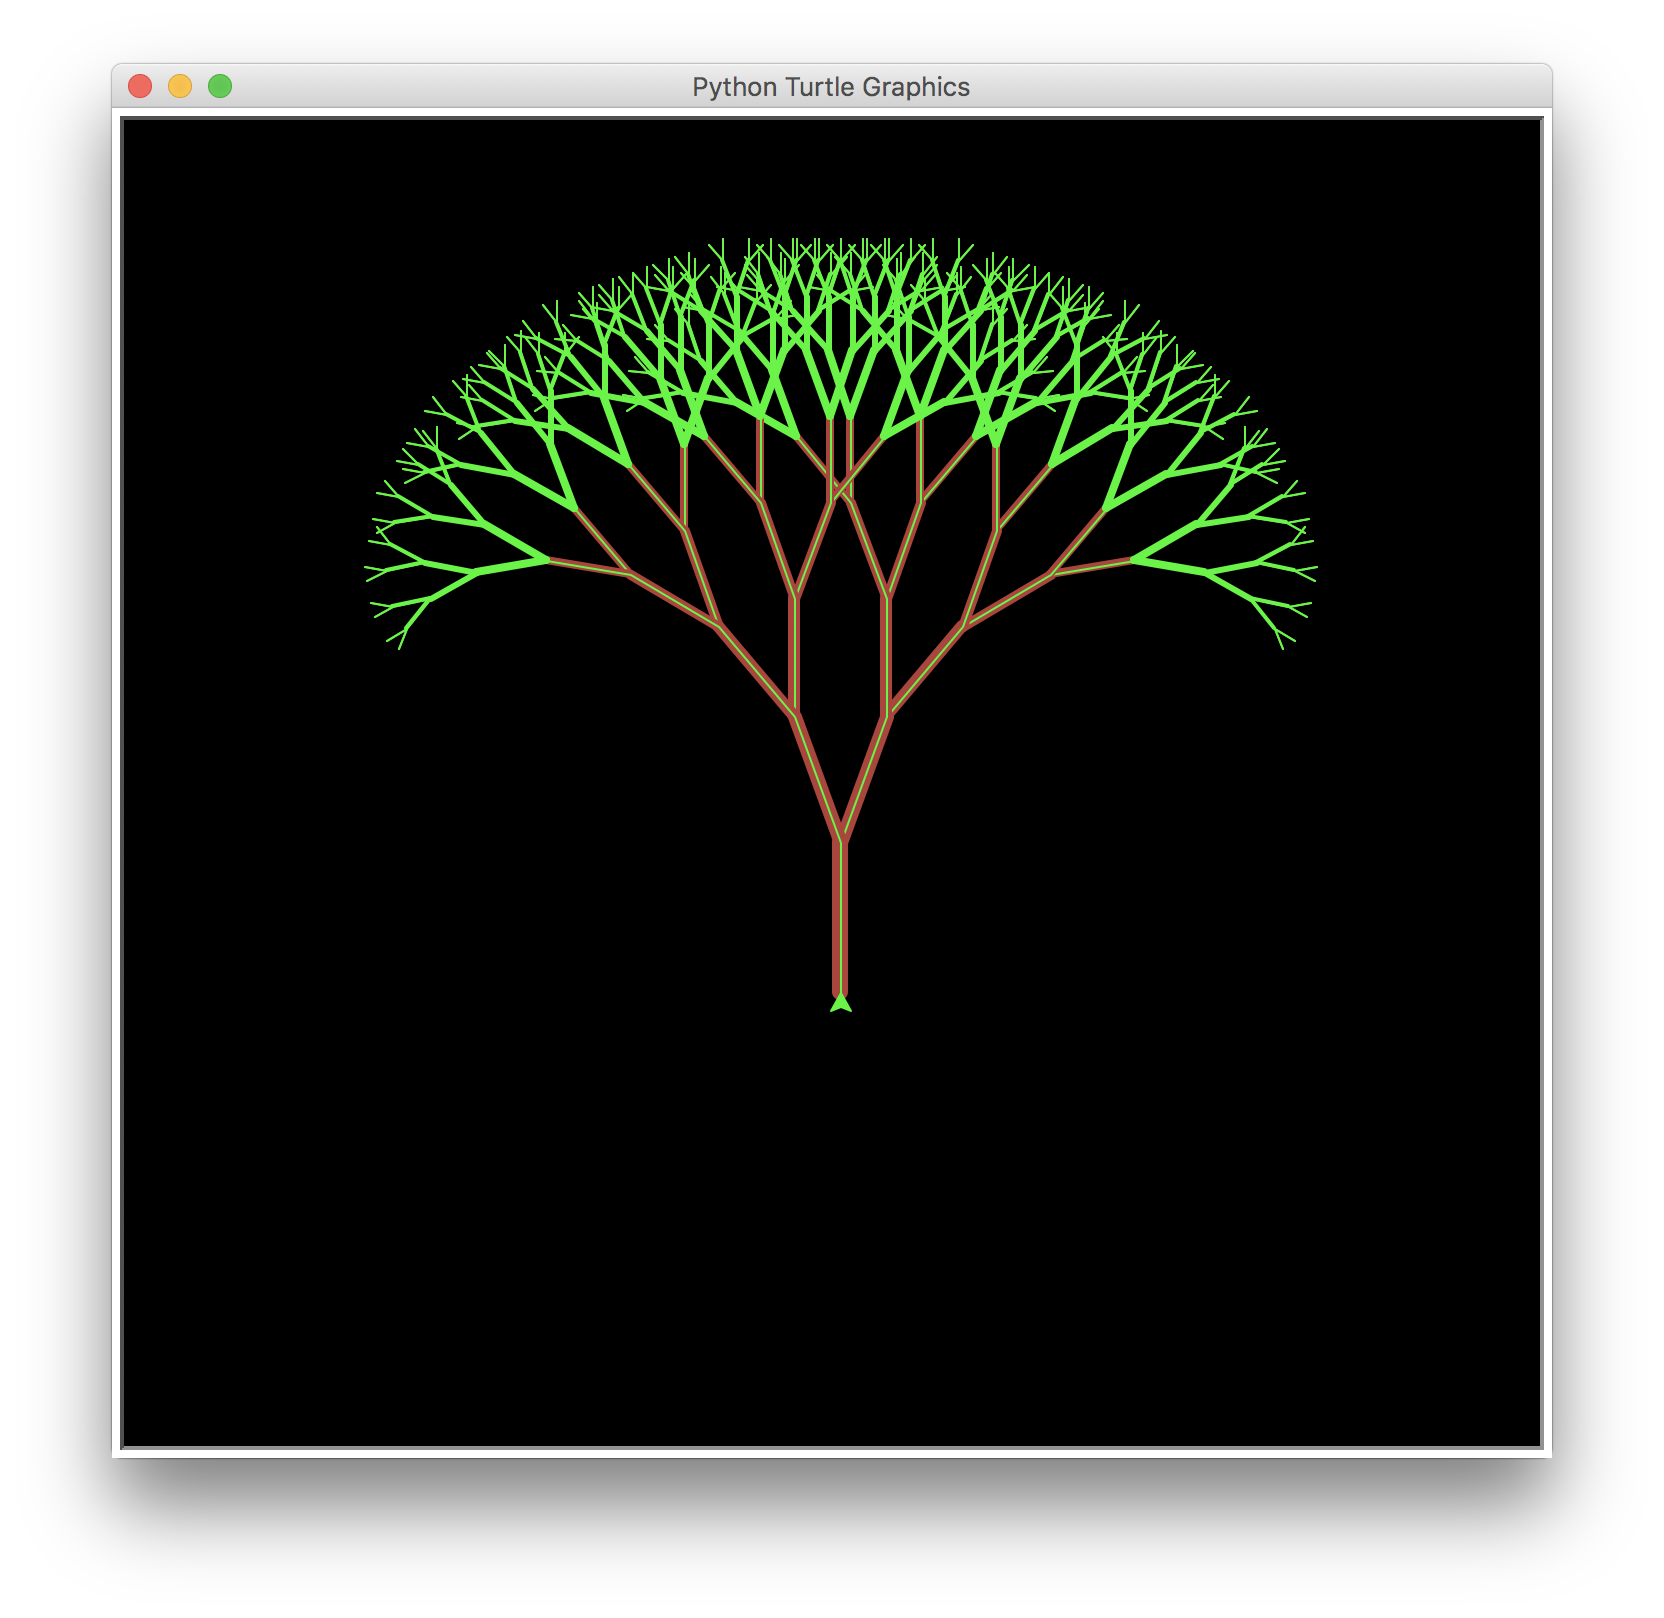

This figure's Python source:
#!/usr/bin/env python3
"""
fractaltree.py
A Tree displaying how factorials work
@author Dexter Renick & Harry Liddi Brown
@version 2018-02-21
"""
__author__ = "Dexter Renick"
__version__ = "2018-02-21"

import turtle
import random

def tree(branchLen,t):
    t.pensize(branchLen / 10) #Makes the branch length smaller as it progresses
    if branchLen < 40: #Changes between 2 colors
        t.color("green") #Green at the ends
    else:
        t.color("brown") #White in the beginning

    if branchLen > 5:
        t.forward(branchLen)
        t.right(20)
        tree(branchLen-8,t)
        t.left(40)
        tree(branchLen-8,t)
        t.right(20)
        t.backward(branchLen)

def main():
    window = turtle.Screen()
    window.bgcolor("black")
    t = turtle.Turtle()
    t.speed(1000)
    myWin = turtle.Screen()
    t.left(90)
    t.up()
    t.backward(100)
    t.down()
    t.color("green")
    tree(75,t)
    myWin.exitonclick()

if __name__ == "__main__":
    main()
